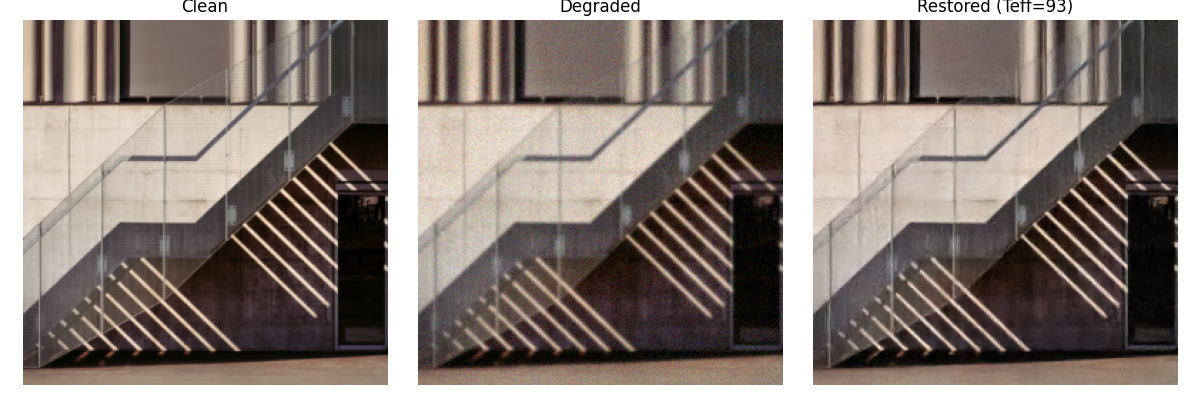
#> input picture samples/EX2.png, 1200 x 400 px
$ python -i degradations.py   (imports and definitions only)
#> lines starting #> are read from the running program, lines starting #| are printed output that depends on the picture
"""
utils/degradations.py

Synthetic degradation pipeline for old photo simulation.
Each function returns (degraded_image, metadata_dict) so that
DACM training labels can be constructed from the known parameters.
"""

import random
import numpy as np
from PIL import Image, ImageFilter, ImageEnhance


def add_gaussian_noise(img, sigma_range=(5, 25)):
    sigma = random.uniform(*sigma_range)
    img_np = np.array(img).astype(np.float32)
    noise = np.random.normal(0, sigma, img_np.shape)
    noisy = np.clip(img_np + noise, 0, 255).astype(np.uint8)
    # severity: sigma normalized to [0, 1] by its max range
    denom = sigma_range[1] - sigma_range[0]
    severity = (sigma - sigma_range[0]) / denom if denom > 0 else 1.0
    return Image.fromarray(noisy), {"sigma": sigma, "severity": severity}


def add_blur(img, radius_range=(0.5, 2.0)):
    radius = random.uniform(*radius_range)
    blurred = img.filter(ImageFilter.GaussianBlur(radius))
    denom = radius_range[1] - radius_range[0]
    severity = (radius - radius_range[0]) / denom if denom > 0 else 1.0
    return blurred, {"radius": radius, "severity": severity}


def add_fading(img, brightness_range=(0.85, 1.0), contrast_range=(0.6, 0.95)):
    brightness = random.uniform(*brightness_range)
    contrast = random.uniform(*contrast_range)
    img = ImageEnhance.Brightness(img).enhance(brightness)
    img = ImageEnhance.Contrast(img).enhance(contrast)
    # lower brightness/contrast = more severe, so invert
    b_denom = brightness_range[1] - brightness_range[0]
    b_sev = 1.0 - ((brightness - brightness_range[0]) / b_denom if b_denom > 0 else 0.0) #
    c_denom = contrast_range[1] - contrast_range[0]
    c_sev = 1.0 - ((contrast - contrast_range[0]) / c_denom if c_denom > 0 else 1.0)
    severity = 0.5 * b_sev + 0.5 * c_sev
    return img, {"brightness": brightness, "contrast": contrast, "severity": severity}


def apply_random_degradation(img):
    """
    Randomly apply degradations with balanced sampling.

    Strategy:
        50% chance -> single degradation (equally split among 3 types)
        30% chance -> two degradations (random pair)
        20% chance -> all three
    """
    degraded = img.copy()

    applied = [False, False, False]
    params = [None, None, None]

    r = random.random()
    if r < 0.5:
        # single degradation
        idx = random.randint(0, 2)
        chosen = [idx]
    elif r < 0.8:
        # two degradations
        chosen = random.sample([0, 1, 2], 2)
    else:
        # all three
        chosen = [0, 1, 2]

    if 1 in chosen:
        degraded, p = add_blur(degraded)
        applied[1] = True
        params[1] = p

    if 2 in chosen:
        degraded, p = add_fading(degraded)
        applied[2] = True
        params[2] = p

    if 0 in chosen:
        degraded, p = add_gaussian_noise(degraded)
        applied[0] = True
        params[0] = p

    active_sevs = [params[i]["severity"] for i in range(3) if applied[i]]
    severity = sum(active_sevs) / len(active_sevs) if active_sevs else 0.0

    meta = {
        "applied": applied,
        "params": params,
        "severity": severity,
    }
    return degraded, meta

>>> from PIL import Image
>>> picture = Image.open('../samples/EX2.png')
#> picture is the input picture: PIL image 1200x400 RGBA; mean R, G, B, A 139.5, 128.5, 122.4, 255
>>> result = apply_random_degradation(picture)
#> in add_blur, `blurred = img.filter(ImageFilter.GaussianBlur(radius))`:
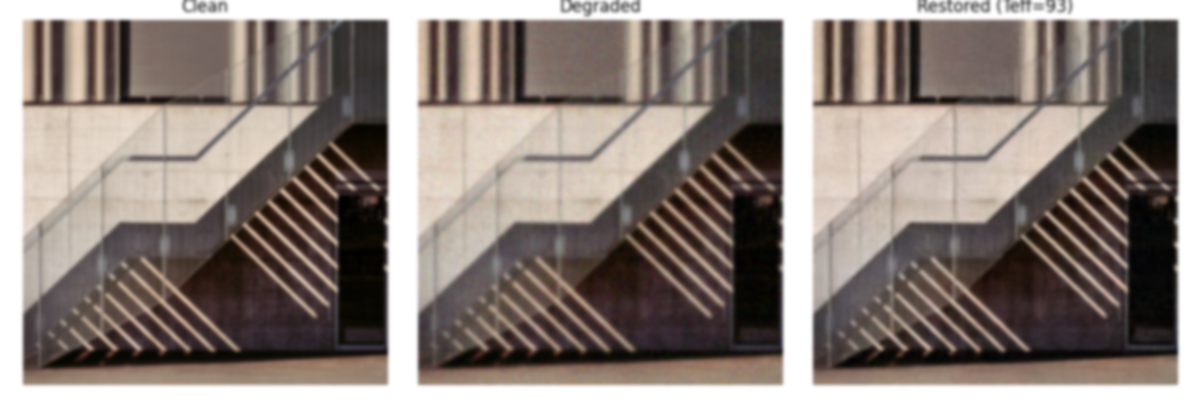
#> blurred: PIL image 1200x400 RGBA; mean R, G, B, A 139.5, 128.5, 122.4, 255
#> in apply_random_degradation, `degraded, p = add_blur(degraded)`: p = {'radius': 1.64, 'severity': 0.758}
#> in add_fading, `img = ImageEnhance.Brightness(img).enhance(brightness)`:
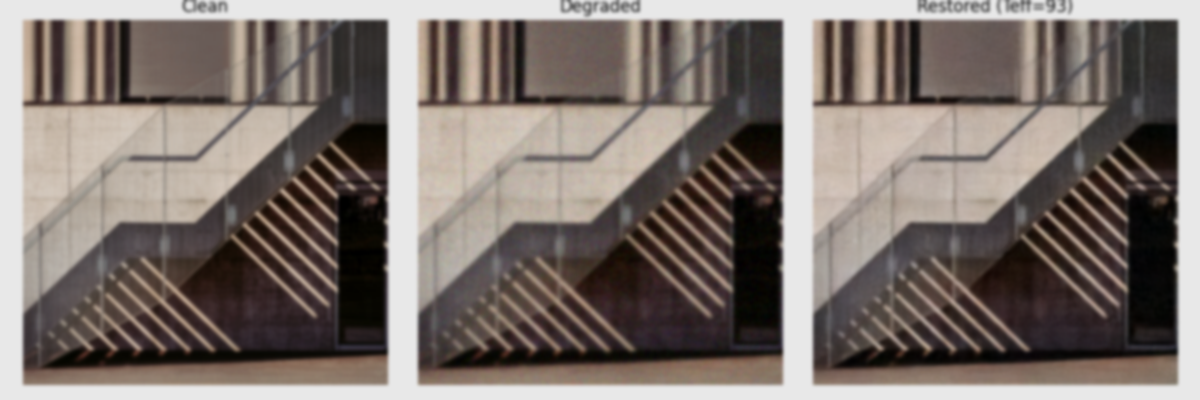
#> img: PIL image 1200x400 RGBA; mean R, G, B, A 126.8, 116.8, 111.3, 255
#> in add_fading, `img = ImageEnhance.Contrast(img).enhance(contrast)`:
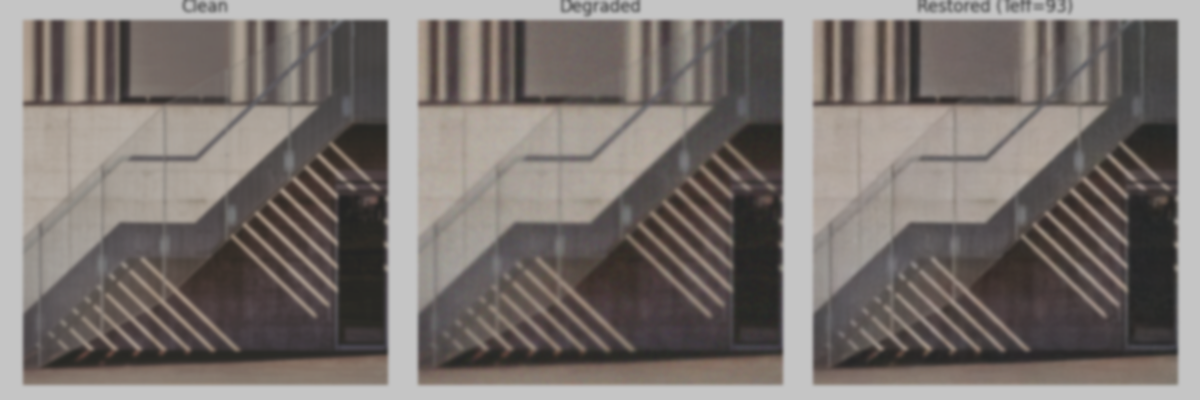
#> img: PIL image 1200x400 RGBA; mean R, G, B, A 124, 117.1, 113.2, 255
#> in apply_random_degradation, `degraded, p = add_fading(degraded)`: p = {'brightness': 0.913, 'contrast': 0.691, 'severity': 0.66}
#> in apply_random_degradation, `degraded, p = add_gaussian_noise(degraded)`: p = {'sigma': 15.23, 'severity': 0.511}
#> in apply_random_degradation, `active_sevs = [params[i]["severity"] for i in range(3) if applied[i]]`: active_sevs = [0.511, 0.758, 0.66]
#> in apply_random_degradation, `severity = sum(active_sevs) / len(active_sevs) if active_sevs else 0.0`: severity = 0.643

$ run again, on samples/EX3.png
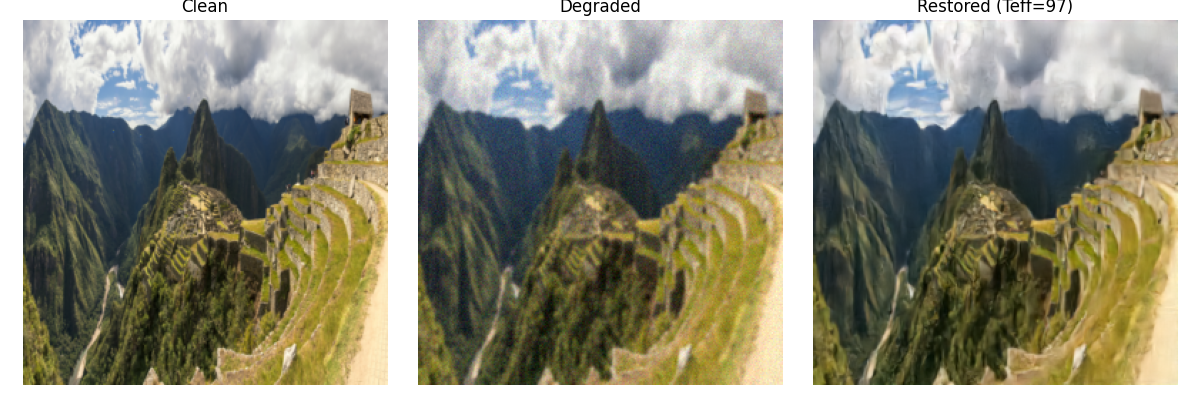
#> input picture samples/EX3.png, 1200 x 400 px
#> picture is the input picture: PIL image 1200x400 RGBA; mean R, G, B, A 145.3, 144, 126.5, 255
#> in apply_random_degradation, `degraded, p = add_blur(degraded)`: p = {'radius': 1.64, 'severity': 0.758}
#> in add_fading, `img = ImageEnhance.Brightness(img).enhance(brightness)`:
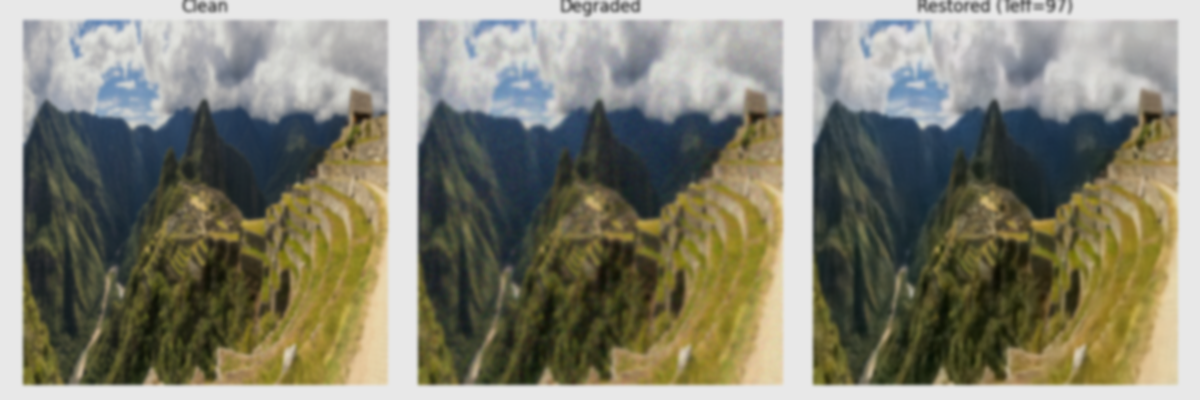
#> img: PIL image 1200x400 RGBA; mean R, G, B, A 132.2, 130.9, 115, 255
#> in add_fading, `img = ImageEnhance.Contrast(img).enhance(contrast)`:
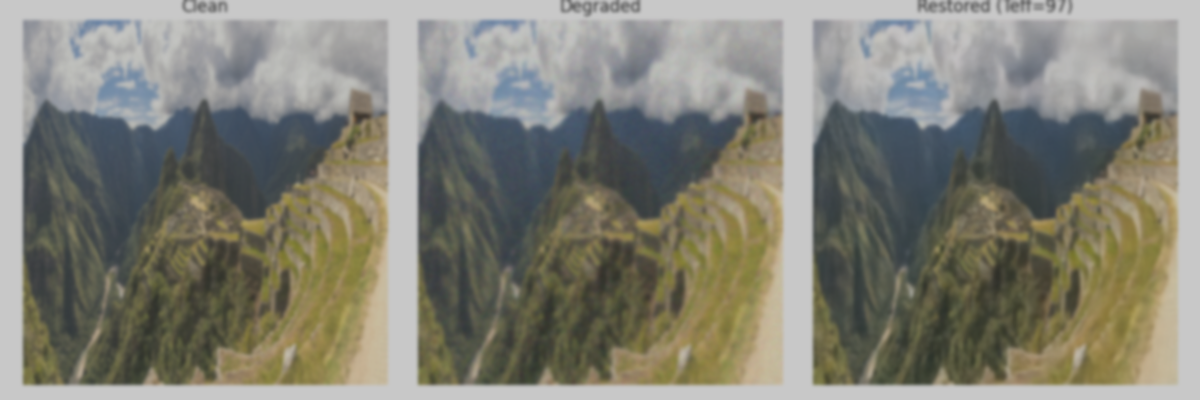
#> img: PIL image 1200x400 RGBA; mean R, G, B, A 130.7, 129.9, 118.8, 255
#> in apply_random_degradation, `degraded, p = add_fading(degraded)`: p = {'brightness': 0.913, 'contrast': 0.691, 'severity': 0.66}
#> in apply_random_degradation, `degraded, p = add_gaussian_noise(degraded)`: p = {'sigma': 15.23, 'severity': 0.511}
#> active_sevs = [0.511, 0.758, 0.66]
#> severity = 0.643
